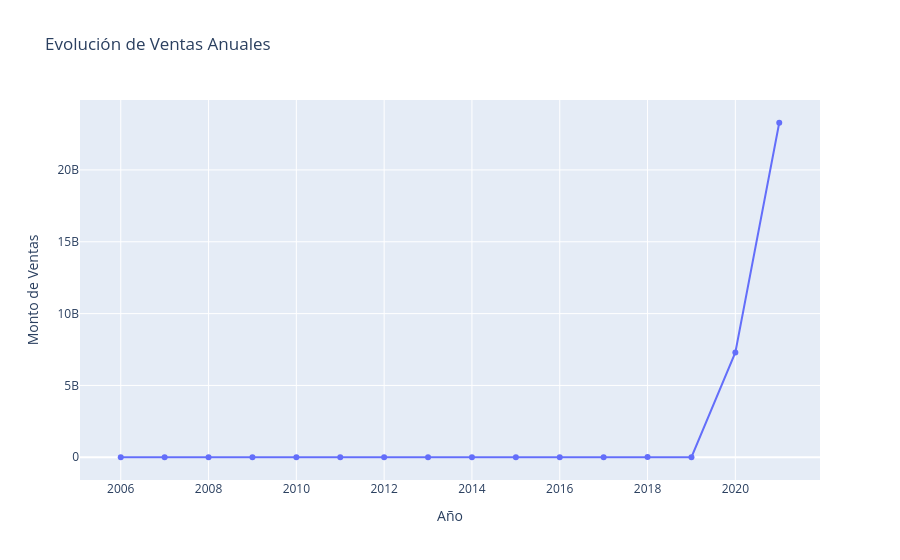

Notebook source saved alongside this figure:
### Markdown cell above
<h4 style = "text-align: justify; color:#0E8BD5" >Minuta de consulta con PK2:</h4>
<p style = "text-align: justify">Sobre el análisis de ingresos, se utilizó la variable 'SALE AMOUNT', la cual representa el valor de venta de las propiedades. Se agruparon los datos por año ('LIST YEAR') con el fin de observar la evolución de los ingresos a lo largo del tiempo. Los resultados muestran una tendencia creciente en los ingresos, lo que indica un aumento en la actividad del mercado inmobiliario. Esto puede deberse tanto a un mayor volumen de ventas como a un incremento en los precios de las propiedades.

Para el análisis de ganacias y evaluar la rentabilidad, se calculó la ganancia como la diferencia entre el valor de venta ('SALE AMOUNT') y el valor tasado ('ASSESSED VALUE'). Este cálculo permite estimar el margen de ganancia de cada propiedad. En general, se observa que la mayoría de las propiedades se venden por encima de su valor tasado, lo que indica un margen de ganancia positivo.
</p>

### Code cell
# Convertir datos
df["DATE RECORDED"] = pd.to_datetime(df["DATE RECORDED"], errors="coerce")
df["SALE AMOUNT"] = pd.to_numeric(df["SALE AMOUNT"], errors="coerce")

# Crear año
df["YEAR"] = df["DATE RECORDED"].dt.year

# Limpiar nulos
df = df.dropna(subset=["YEAR", "SALE AMOUNT"])
df = df[df["SALE AMOUNT"] > 0]

# ==============================
# AGRUPAR VENTAS
# ==============================
sales_year = df.groupby("YEAR")["SALE AMOUNT"].sum().reset_index()

# ==============================
# GRÁFICO INTERACTIVO
# ==============================
fig = px.line(
    sales_year,
    x="YEAR",
    y="SALE AMOUNT",
    title="Evolución de Ventas Anuales",
    markers=True
)

fig.update_layout(
    xaxis_title="Año",
    yaxis_title="Monto de Ventas",
    hovermode="x unified"
)

fig.show()

### Figure 1 — Plotly figure (JSON) as saved in the notebook; plotly's stock layout.template omitted (floating-point values rounded to 4 significant figures)
{"data": [{"hovertemplate": "YEAR=%{x}<br>SALE AMOUNT=%{y}<extra></extra>", "legendgroup": "", "line": {"color": "#636efa", "dash": "solid"}, "marker": {"symbol": "circle"}, "mode": "lines+markers", "name": "", "orientation": "v", "showlegend": false, "type": "scatter", "x": [2006, 2007, 2008, 2009, 2010, 2011, 2012, 2013, 2014, 2015, 2016, 2017, 2018, 2019, 2020, 2021], "xaxis": "x", "y": [1691000.0, 8311000.0, 7818000.0, 2111000.0, 3926000.0, 5624000.0, 2900000.0, 4195000.0, 3118000.0, 7079000.0, 4503000.0, 5590000.0, 11720000.0, 8985000.0, 7294000000.0, 23280000000.0], "yaxis": "y"}], "layout": {"hovermode": "x unified", "legend": {"tracegroupgap": 0}, "title": {"text": "Evolución de Ventas Anuales"}, "xaxis": {"anchor": "y", "domain": [0, 1], "title": {"text": "Año"}}, "yaxis": {"anchor": "x", "domain": [0, 1], "title": {"text": "Monto de Ventas"}}}}
